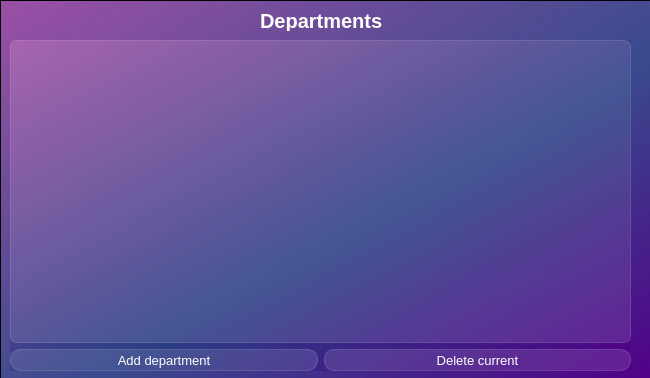
<?xml version="1.0" encoding="UTF-8"?>
<ui version="4.0">
 <class>Dialog</class>
 <widget class="QDialog" name="Dialog">
  <property name="geometry">
   <rect>
    <x>0</x>
    <y>0</y>
    <width>650</width>
    <height>378</height>
   </rect>
  </property>
  <property name="windowTitle">
   <string>Dialog</string>
  </property>
  <widget class="QFrame" name="frame">
   <property name="geometry">
    <rect>
     <x>0</x>
     <y>0</y>
     <width>651</width>
     <height>381</height>
    </rect>
   </property>
   <property name="styleSheet">
    <string notr="true">background-color: qlineargradient(spread:pad, x1:1, y1:1, x2:0, y2:0, stop:0 rgba(81, 0, 135, 255), stop:0.427447 rgba(41, 61, 132, 235), stop:1 rgba(155, 79, 165, 255));</string>
   </property>
   <property name="frameShape">
    <enum>QFrame::StyledPanel</enum>
   </property>
   <property name="frameShadow">
    <enum>QFrame::Raised</enum>
   </property>
   <widget class="QLabel" name="label">
    <property name="geometry">
     <rect>
      <x>260</x>
      <y>10</y>
      <width>131</width>
      <height>21</height>
     </rect>
    </property>
    <property name="styleSheet">
     <string notr="true">color: white;
font-weight: bold;
font-size: 15pt;
background-color: none;
border: none;</string>
    </property>
    <property name="text">
     <string>Departments</string>
    </property>
   </widget>
   <widget class="QWidget" name="layoutWidget">
    <property name="geometry">
     <rect>
      <x>10</x>
      <y>40</y>
      <width>621</width>
      <height>331</height>
     </rect>
    </property>
    <layout class="QVBoxLayout" name="verticalLayout">
     <item>
      <widget class="QTableView" name="tableView">
       <property name="styleSheet">
        <string notr="true">QTableView {
background-color: rgba(255, 255, 255, 30);
border: 1px solid rgba(255, 255, 255, 40);
border-radius: 7px;
}

QTableView::section {
background-color: rgba(53, 53, 53);
color: white;
border: none;
height: 50px;
font-size: 14pt;
}

QTableView::item {
border-style: none;
border: 1px solid rgba(255, 255, 255, 40);
}

QTableView::item:selected {
border: none;
color: rgba(255, 255, 255);
background-color: rgba(255, 255, 255, 50);
}</string>
       </property>
       <property name="verticalScrollBarPolicy">
        <enum>Qt::ScrollBarAlwaysOff</enum>
       </property>
       <property name="horizontalScrollBarPolicy">
        <enum>Qt::ScrollBarAlwaysOff</enum>
       </property>
       <property name="showGrid">
        <bool>false</bool>
       </property>
       <attribute name="horizontalHeaderDefaultSectionSize">
        <number>135</number>
       </attribute>
      </widget>
     </item>
     <item>
      <layout class="QHBoxLayout" name="horizontalLayout">
       <item>
        <widget class="QPushButton" name="btn_new_department">
         <property name="styleSheet">
          <string notr="true">QPushButton {
color: white;
background-color: rgba(255, 255, 255, 30);
border: 1px solid rgba(255, 255, 255, 40);
border-radius: 10px;
width: 50px;
height: 20px;
font: 10pt;
}

QPushButton:hover {
color: black;
background-color: rgba(0, 0, 0, 30);
border: 1px solid rgba(0, 0, 0, 40);
}

QPushButton:pressed {
color: black;
background-color: rgba(0, 0, 0, 80);
border: 1px solid rgba(0, 0, 0, 90);
}</string>
         </property>
         <property name="text">
          <string>Add department</string>
         </property>
        </widget>
       </item>
       <item>
        <widget class="QPushButton" name="btn_delete_department">
         <property name="styleSheet">
          <string notr="true">QPushButton {
color: white;
background-color: rgba(255, 255, 255, 30);
border: 1px solid rgba(255, 255, 255, 40);
border-radius: 10px;
width: 50px;
height: 20px;
font: 10pt;
}

QPushButton:hover {
color: black;
background-color: rgba(255, 0, 0, 50);
border: 1px solid rgba(255, 0, 0, 60);
}

QPushButton:pressed {
color: black;
background-color: rgba(255, 0, 0, 90);
border: 1px solid rgba(255, 0, 0, 100);
}</string>
         </property>
         <property name="text">
          <string>Delete current</string>
         </property>
        </widget>
       </item>
      </layout>
     </item>
    </layout>
   </widget>
  </widget>
 </widget>
 <resources/>
 <connections/>
</ui>
